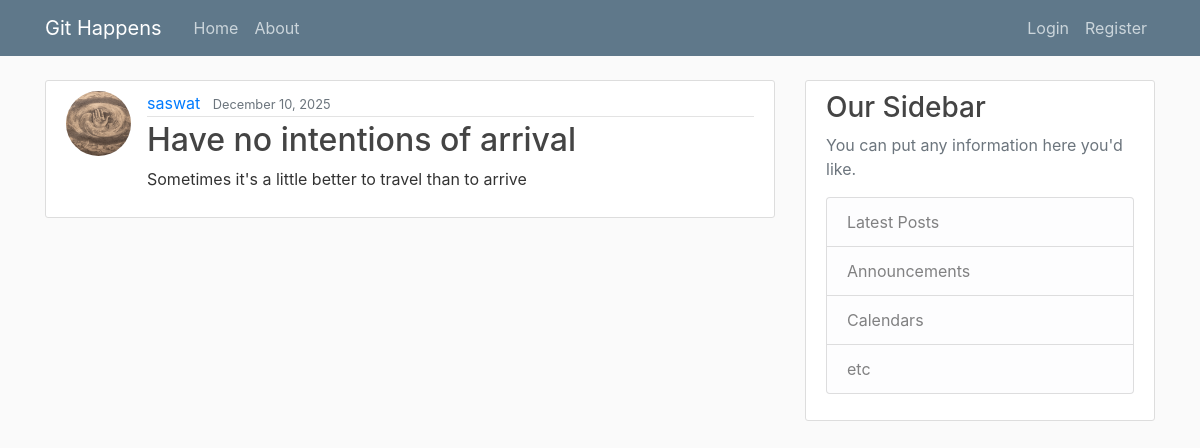
Screenshot of /post/15/ with the database file from the repository.
### blog/models.py (models this page shows, shortened)
class Post(models.Model):
    title =models.CharField(max_length=100)
    content=models.TextField()
    date_posted=models.DateTimeField(default=timezone.now)
    author= models.ForeignKey(User,on_delete=models.CASCADE) #what cascade does is when you delete the user, it deletes all its relative data, posts and etc.

### users/models.py (models this page shows, shortened)
class Profile(models.Model): # Create a Profile model that extends the existing User model (inheritance)
    user=models.OneToOneField(User, on_delete=models.CASCADE)  # Creating a one-to-one relationship with the User model
    image=models.ImageField(default='default.jpg',upload_to="profile_picture") # Add an image field for profile pictures

### blog/views.py (the view)
# urls.py: path('post/<int:pk>/',PostDetailView.as_view(), name='post-detail'), #pk will refer to the models primary key, in this case the post  primary key
class PostDetailView(DetailView):
    model=Post

### blog/templates/blog/post_detail.html (shortened to what this page needs)
{%extends "blog/base.html"%}
{%block content%}
    <article class="media content-section">
        <img class="rounded-circle article-img"  src="{{post.author.profile.image.url}}">
        <div class="media-body">
            <div class="article-metadata">
                <a class="mr-2" href="{%url 'user-posts' object.author.username%}">{{ object.author }}</a>
                <small class="text-muted">{{ object.date_posted|date:"F d, Y" }}</small>
            </div>
            <h2 class="article-title">{{ object.title }}</h2>
            <p class="article-content">{{ object.content }}</p>
        </div>
    </article>
{%endblock content%}

### blog/static/blog/main.css (style rules this page uses)
body { background: #fafafa; color: #333333; margin-top: 5rem; }
h1, h2, h3, h4, h5, h6 { color: #444444; }
.content-section { background: #ffffff; padding: 10px 20px; border: 1px solid #dddddd; border-radius: 3px; margin-bottom: 20px; }
.article-title { color: #444444; }
.article-content { white-space: pre-line; }
.article-img { height: 65px; width: 65px; margin-right: 16px; }
.article-metadata { padding-bottom: 1px; margin-bottom: 4px; border-bottom: 1px solid #e3e3e3 }

### rows the page displays
Post: author.profile.image (picture), author "saswat", date_posted "December 10, 2025", title "Have no intentions of arrival", content "Sometimes it's a little better to travel than to arrive"
